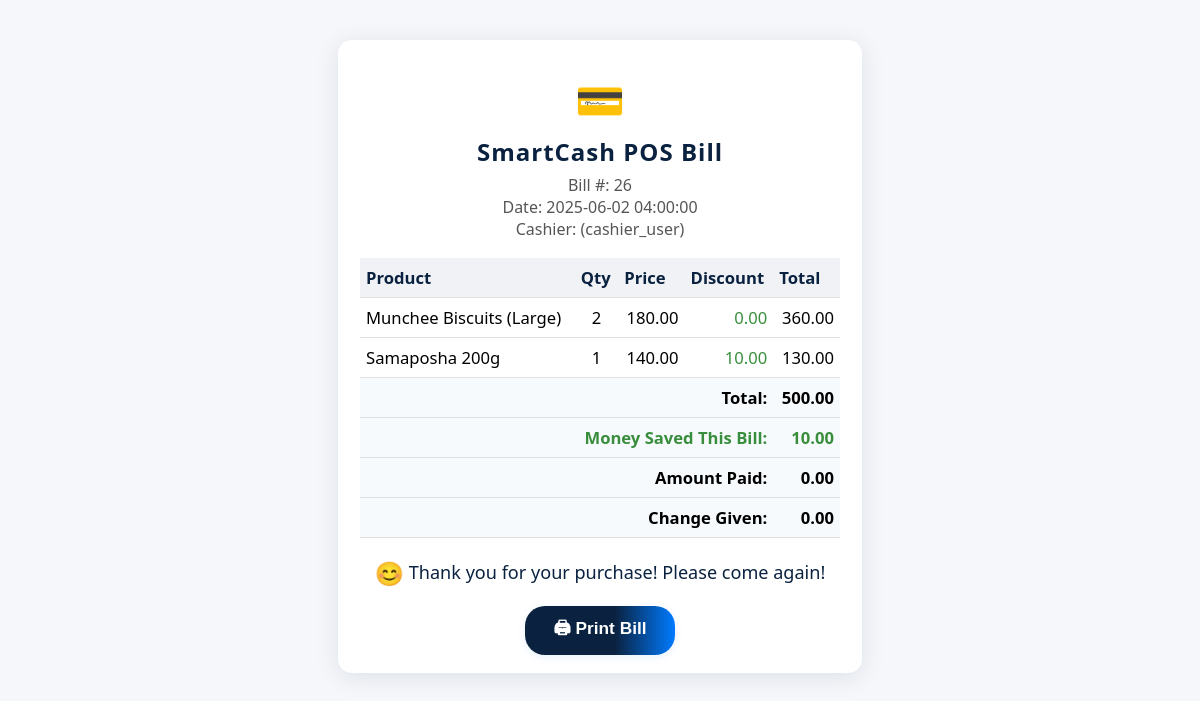
Screenshot of /bill.php?transaction_id=26 with the database file from the repository.
### tables this page shows
CREATE TABLE IF NOT EXISTS `transactions` (
  `transaction_id` int NOT NULL AUTO_INCREMENT,
  `user_id` int NOT NULL,
  `transaction_date` timestamp NOT NULL DEFAULT CURRENT_TIMESTAMP,
  `total_amount` decimal(10,2) NOT NULL,
  `payment_method` varchar(50) DEFAULT 'Cash',
  `amount_paid` decimal(10,2) DEFAULT NULL,
  `change_given` decimal(10,2) DEFAULT NULL,
  PRIMARY KEY (`transaction_id`),
  KEY `user_id` (`user_id`)
);

CREATE TABLE IF NOT EXISTS `users` (
  `id` int NOT NULL AUTO_INCREMENT,
  `username` varchar(50) NOT NULL,
  `password_hash` varchar(255) NOT NULL,
  `full_name` varchar(100) NOT NULL,
  `role` enum('admin','cashier','inventory_manager') NOT NULL,
  `status` enum('active','inactive') DEFAULT 'active',
  `contact_info` varchar(255) DEFAULT NULL,
  `address` text,
  `created_at` timestamp NOT NULL DEFAULT CURRENT_TIMESTAMP,
  `updated_at` timestamp NOT NULL DEFAULT CURRENT_TIMESTAMP ON UPDATE CURRENT_TIMESTAMP,
  PRIMARY KEY (`id`),
  UNIQUE KEY `username` (`username`)
);

CREATE TABLE IF NOT EXISTS `transaction_items` (
  `item_id` int NOT NULL AUTO_INCREMENT,
  `transaction_id` int NOT NULL,
  `product_id` int NOT NULL,
  `quantity` int NOT NULL,
  `selling_price_at_sale` decimal(10,2) NOT NULL,
  PRIMARY KEY (`item_id`),
  KEY `transaction_id` (`transaction_id`),
  KEY `product_id` (`product_id`)
);

CREATE TABLE IF NOT EXISTS `products` (
  `product_id` int NOT NULL AUTO_INCREMENT,
  `product_name` varchar(255) NOT NULL,
  `category` varchar(100) DEFAULT NULL,
  `buying_price` decimal(10,2) NOT NULL,
  `selling_price` decimal(10,2) NOT NULL,
  `discount` decimal(10,2) DEFAULT '0.00',
  `current_stock` int DEFAULT '0',
  `min_stock_level` int DEFAULT '10',
  `supplier` varchar(255) DEFAULT NULL,
  `description` text,
  `created_at` timestamp NOT NULL DEFAULT CURRENT_TIMESTAMP,
  `updated_at` timestamp NOT NULL DEFAULT CURRENT_TIMESTAMP ON UPDATE CURRENT_TIMESTAMP,
  PRIMARY KEY (`product_id`),
  UNIQUE KEY `product_name` (`product_name`)
);

### bill.php (the view, shortened to what this page needs)
<?php
require_once __DIR__ . '/db_connect.php';
$transaction_id = isset($_GET['transaction_id']) ? intval($_GET['transaction_id']) : 0;
$stmt = $pdo->prepare("SELECT t.*, u.full_name, u.username FROM transactions t JOIN users u ON t.user_id = u.id WHERE t.transaction_id = ?");
$stmt->execute([$transaction_id]);
$transaction = $stmt->fetch();
$stmt = $pdo->prepare("SELECT ti.*, p.product_name, p.discount FROM transaction_items ti JOIN products p ON ti.product_id = p.product_id WHERE ti.transaction_id = ?");
$stmt->execute([$transaction_id]);
$items = $stmt->fetchAll();
$total_discount = 0;
foreach ($items as $item) {
    $total_discount += $item['discount'] * $item['quantity'];
}
?>
<!DOCTYPE html>
<html lang="en">
<head>
</head>
<body>
    <div class="bill-container">
        <div class="bill-logo">&#128179;</div>
        <div class="bill-title">SmartCash POS Bill</div>
        <div class="bill-meta">
            Bill #: <?php echo $transaction_id; ?><br>
            Date: <?php echo date('Y-m-d H:i:s', strtotime($transaction['transaction_date'])); ?><br>
            Cashier: <?php echo htmlspecialchars($transaction['full_name']); ?> (<?php echo htmlspecialchars($transaction['username']); ?>)
        </div>
        <table>
            <thead>
                <tr>
                    <th>Product</th>
                    <th>Qty</th>
                    <th>Price</th>
                    <th>Discount</th>
                    <th>Total</th>
                </tr>
            </thead>
            <tbody>
                <?php foreach ($items as $item): ?>
                <tr>
                    <td><?php echo htmlspecialchars($item['product_name']); ?></td>
                    <td style="text-align:center;"><?php echo $item['quantity']; ?></td>
                    <td style="text-align:right;"><?php echo number_format($item['selling_price_at_sale'], 2); ?></td>
                    <td style="text-align:right; color:#388e3c;"><?php echo number_format($item['discount'], 2); ?></td>
                    <td style="text-align:right; font-weight:500;"><?php echo number_format(($item['selling_price_at_sale'] - $item['discount']) * $item['quantity'], 2); ?></td>
                </tr>
                <?php endforeach; ?>
            </tbody>
            <tfoot>
                <tr>
                    <td colspan="4" style="text-align:right;">Total:</td>
                    <td style="text-align:right;"><?php echo number_format($transaction['total_amount'], 2); ?></td>
                </tr>
                <tr>
                    <td colspan="4" style="text-align:right;" class="money-saved">Money Saved This Bill:</td>
                    <td style="text-align:right;" class="money-saved"><?php echo number_format($total_discount, 2); ?></td>
                </tr>
                <tr>
                    <td colspan="4" style="text-align:right;">Amount Paid:</td>
                    <td style="text-align:right;"><?php echo number_format($transaction['amount_paid'], 2); ?></td>
                </tr>
                <tr>
                    <td colspan="4" style="text-align:right;">Change Given:</td>
                    <td style="text-align:right;"><?php echo number_format($transaction['change_given'], 2); ?></td>
                </tr>
            </tfoot>
        </table>
        <div class="bill-footer">
            <span style="font-family: 'Segoe UI Symbol', 'Arial Unicode MS', Arial, sans-serif; font-size:1.3em; vertical-align:middle;">&#128522;</span>
            Thank you for your purchase! Please come again!
        </div>
        <button class="print-btn" onclick="window.print();">&#128424; Print Bill</button>
    </div>
</body>
</html>

### bill.php (style rules this page uses)
body { background: #f5f7fa; font-family: 'Segoe UI', Arial, sans-serif; margin: 0; padding: 0; }
.bill-container { background: #fff; max-width: 480px; margin: 40px auto; border-radius: 14px; box-shadow: 0 4px 24px rgba(10,34,64,0.10); padding: 32px 22px 18px 22px; }
.bill-logo { text-align: center; font-size: 2.5em; color: #0A2240; margin-bottom: 8px; }
.bill-title { text-align: center; color: #0A2240; font-size: 1.5em; font-weight: bold; letter-spacing: 1px; margin-bottom: 6px; }
.bill-meta { text-align: center; color: #555; font-size: 1em; margin-bottom: 18px; }
table { width: 100%; border-collapse: collapse; margin-bottom: 14px; font-size: 1.04em; }
th, td { padding: 8px 6px; border-bottom: 1px solid #e0e0e0; text-align: left; }
th { background: #f0f2f5; color: #0A2240; font-weight: 600; }
tfoot td { font-weight: bold; background: #f7fafd; }
.money-saved { color: #388e3c; }
.bill-footer { text-align: center; font-size: 1.13em; color: #0A2240; margin-top: 22px; font-weight: 500; }
.print-btn { background: linear-gradient(90deg,#0A2240 60%,#007bff 100%); color: #fff; border: none; border-radius: 20px; padding: 10px 28px; font-size: 1.08em; font-weight: 600; margin: 18px auto 0 auto; display: block; cursor: pointer; transition: background 0.18s, box-shadow 0.18s, transform 0.09s; box-shadow: 0 2px 8px rgba(0,123,255,0.10); }

### rows the page displays
transactions: transaction_date "2025-06-02 04:00:00", user.username "cashier_user", total_amount "500.00", amount_paid "0.00", change_given "0.00"
transaction_items: product.product_name "Munchee Biscuits (Large)", quantity "2", selling_price_at_sale "180.00", product.discount "0.00", ($item['selling_price_at_sale'] - $item['discount']) * $item['quantity'] "360.00"
transaction_items: product.product_name "Samaposha 200g", quantity "1", selling_price_at_sale "140.00", product.discount "10.00", ($item['selling_price_at_sale'] - $item['discount']) * $item['quantity'] "130.00"

### other values shown
$transaction_id "26"
$total_discount "10.00"
